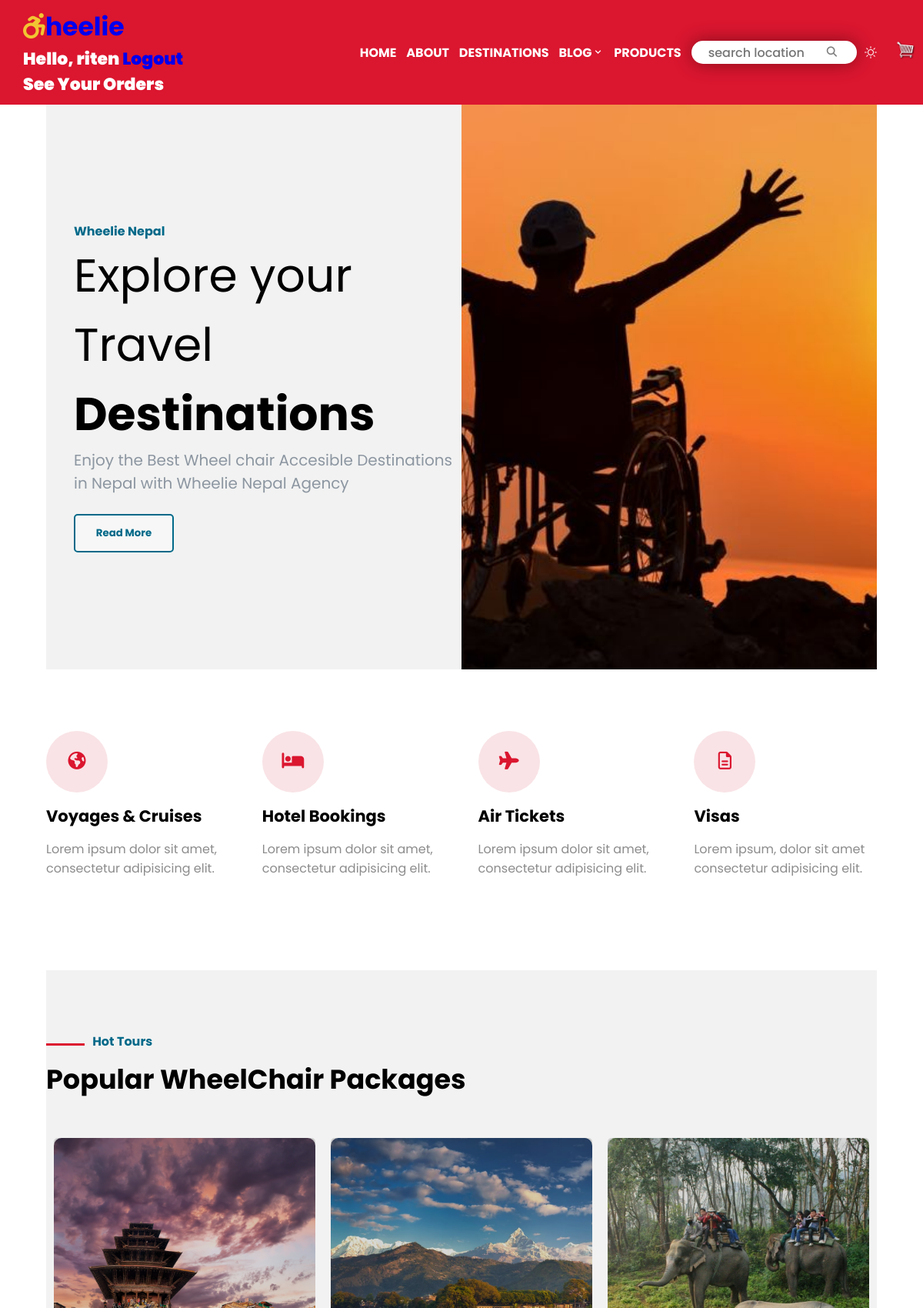
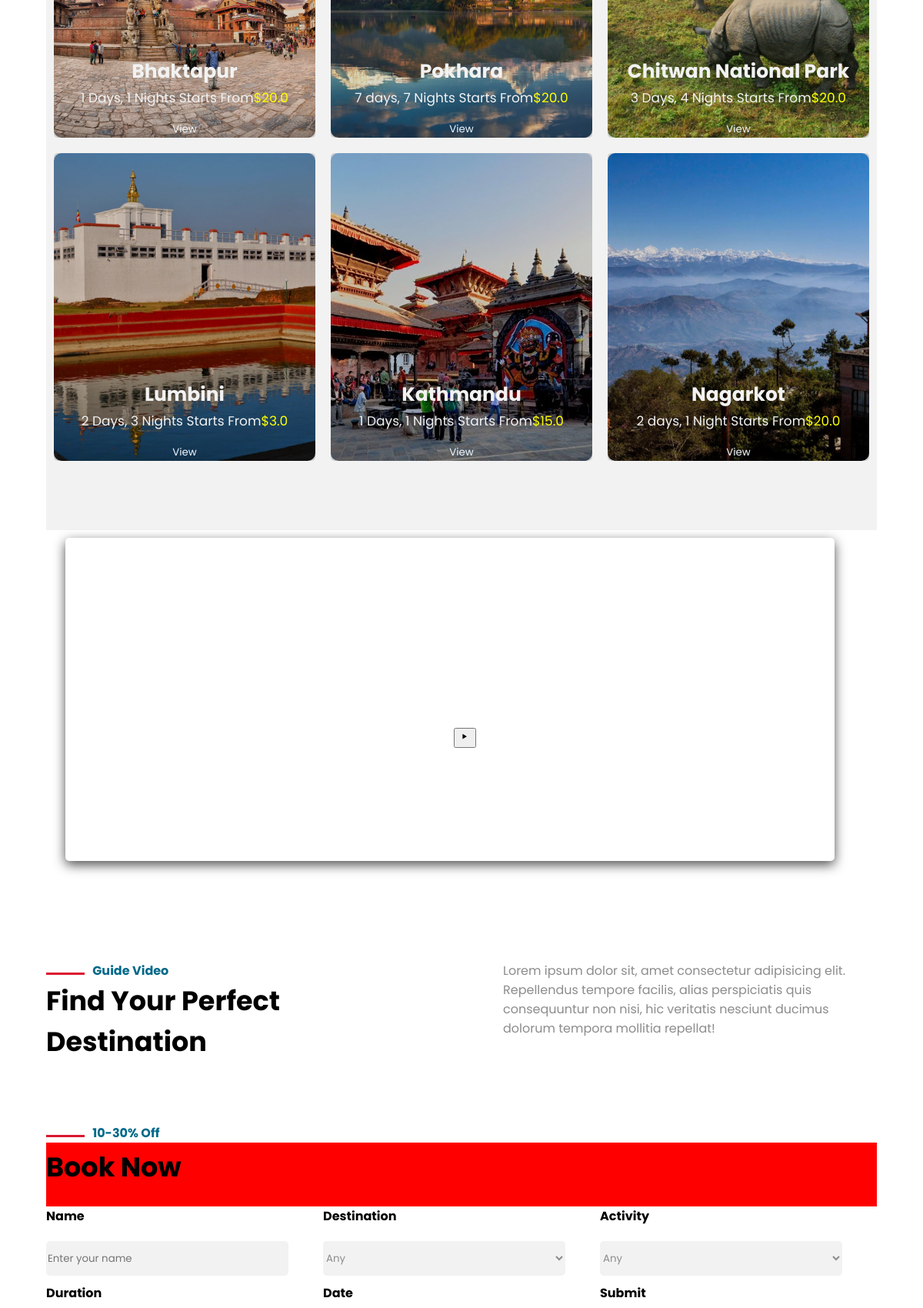
The app's page / (signed in, upper part) with its own data (2 pictures, top to bottom).
### stroll1/models.py (models this page shows, shortened)
class Destination(models.Model):
    id = models.AutoField(primary_key=True)
    name = models.CharField(max_length=100)
    description = models.CharField(max_length=300)
    price = models.FloatField()
    img = models.ImageField(upload_to="pics")
    @property
    def imageUrl(self):
        try:
            url = self.img.url
        except:
            url = ''
        return url

### stroll1/views.py (the view)
# urls.py: path("", views.index, name="home"),
def index(request):
    dests = Destination.objects.all()
    user = request.user
    count = 0
    if Rating.objects.filter(user=user).exists():
         count = 1
    context = {'dests': dests, 'count':count}
    return render(request, 'index.html', context)

### Templates/index.html (shortened to what this page needs)
{% extends 'base.html'%}
{% load static %}
{% static "images" as baseUrl %}
    {%block content%}
    <div class="container2">
        <div class="about" id="about">
            <h4>Wheelie Nepal</h4>
            <h1>Explore your Travel <span>Destinations</span></h1>
            <h3>Enjoy the Best Wheel chair Accesible Destinations in Nepal with Wheelie Nepal Agency</h3>
            <br>
            <button>Read More</button>
        </div>
        <div class="swipe-images">
        </div>
    </div>
    <div class="container3 container">
        <div class="voyage con3">
            <button><i class="fa-solid fa-earth-americas book-icon"></i></button>
            <h2>Voyages & Cruises</h2>
            <p>Lorem ipsum dolor sit amet, consectetur adipisicing elit.</p>
        </div>
        <div class="book con3">
            <button><i class="fa-solid fa-bed book-icon"></i></button>
            <h2>Hotel Bookings</h2>
            <p>Lorem ipsum dolor sit amet, consectetur adipisicing elit.</p>
        </div>
        <div class="ticket con3">
            <button><i class="fa-solid fa-plane book-icon"></i></button>
            <h2>Air Tickets</h2>
            <p>Lorem ipsum dolor sit amet, consectetur adipisicing elit.</p>
        </div>
        <div class="visa con3">
            <button><i class="fa-regular fa-file-lines book-icon"></i></button>
            <h2>Visas</h2>
            <p>Lorem ipsum, dolor sit amet consectetur adipisicing elit.</p>
        </div>
    </div>
    <div class="container4" id="container4">
        <div class="container" id="container">
            <h4><span class="st-line"></span>&nbsp;&nbsp; Hot Tours</h4>
            <h2 class="head2">Popular WheelChair Packages</h2>
            <div class="grid-images">
                {% for dest in dests %}
                <div class="g-img products">
                    <img src="{{dest.imageUrl}}" alt="">
                    <div class="img-text">
                        <h3 class="product-name">{{dest.name}}</h3>
                        <p>{{dest.description}}<a  class="product-price" href="{% url 'payment' dest.id %}"><span style="color:yellow">${{dest.price}}</span></a></p>
                        <div class="rate" style="position:absolute;bottom:0;right:1;">
                            <button style="background: transparent; border-style:none"><a href="{% url 'destination_details' dest.id %}" style="color:aliceblue">View</a></button>
                        </div>
                    </div>
                </div>
                {% endfor %}
            </div>
        </div>
    </div>
    <div class="container5">
        <div class="video-container">
            <div class="video">
                <video aria-label="video" src="static/images/video1.mp4" muted></video>
            </div>
        </div>
        <div id="button"><button aria-label="play-video"><i class='bx bx-play playbutton' ></i></button></div>
    </div>
    <div class="container6 container">
        <div class="head6">
            <h4><span class="st-line"></span>&nbsp;&nbsp; Guide Video</h4>
            <h2 class="head2">Find Your Perfect Destination</h2>
        </div>
        <div class="content6">
            <p>Lorem ipsum dolor sit, amet consectetur adipisicing elit. Repellendus tempore facilis, alias perspiciatis quis consequuntur non nisi, hic veritatis nesciunt ducimus dolorum tempora mollitia repellat!</p>
        </div>
    </div>
    <div class="container7 container">
        <h4><span class="st-line"></span>&nbsp;&nbsp; 10-30% Off</h4>
        <h2 class="head2">Book Now</h2>
        <form id="form">
            <div class="form-div">
                <div class="form-item">
                    <label for="name">Name</label>
                    <input type="text" id="name" name="name" placeholder="Enter your name">
                </div>
                <div class="form-item">
                    <label for="destination">Destination</label>
                    <select name="destination" id="destination">
                        <option value="any">Any</option>
                    </select>
                </div>
                <div class="form-item">
                    <label for="activity">Activity</label>
                    <select name="activity" id="activity">
                        <option value="any">Any</option>
                    </select>
                </div>
                <div class="form-item">
                    <label for="duration">Duration</label>
                </div>
                <div class="form-item">
                    <label for="=date">Date</label>
                </div>
                <div  id="form-button">
                    <label for="submit">Submit</label>
                </div>
            </div>
        </form>
    </div>
    {%endblock %}

### Templates/nav.html (shortened to what this page needs)
{% load static %}
<link rel="stylesheet" href="{% static 'css/style.css' %}">
<link rel="stylesheet" href="https://cdn.jsdelivr.net/npm/bootstrap-icons@1.10.5/font/bootstrap-icons.css">
<div class="container1">
    <div class="title">
        <h2 aria-label="Wheelie logo ."><a href="{% url 'home' %}"><i class="fa-solid fa-wheelchair-move stroll-icon"></i>heelie</a></h2>
        {% if request.user.is_authenticated%}
        <span>Hello, {{request.user}}</span>
        <span><a href="{% url 'logout'%}">Logout</a></span>
        {% endif %}
        <div><a href="{%url 'user-profile'%}" style="list-style:none"><li style="color: white;"> See Your Orders</li></a></div>
    </div>
    <div aria-label="navigation bar with 4 links home about destinations blog contact" role="nav" class="menu">
        <li><a href="{% url 'home' %}">HOME</a></li>
        <li><a href="#">ABOUT</a></li>
        <li><a href="#container4">DESTINATIONS</a></li>
        <li>
            <a href="#">BLOG<i class='bx bx-chevron-down'></i></a>
        </li>
        <li><a href="{% url 'products' %}">PRODUCTS</a></li>
    </div>
        <div class="form">
            <form aria-label="input text for search"  method="get" action="/search">
            <input type="search" placeholder="search location" name="query" id="query" required>
            <button aria-label = "search-button" class="search" type="submit"><i class="fa-solid fa-magnifying-glass glass"></i></button>
            </form>
        </div>
        <span onclick="change_icon()" id="dark" ><i class="bi bi-brightness-high on" id="light"></i></span>
        <div class="from-inline my-2 my-lg-0">
            <a href="{% url 'cart' %}">
                <img id ="cart-icon" src="{% static 'images/cart.png'%}" alt="">
            </a>
        </div>
</div>

### static/css/style.css (style rules this page uses)
* { margin: 0; box-sizing: border-box; font-family: 'Poppins', sans-serif; scroll-behavior: smooth; }
.container1 { background-color: #DB162F; display: flex; padding: 10px; align-items: center; font-weight: bold; }
a { text-decoration: none; }
.title { width: 40%; color: white; font-size: 22px; font-weight: bolder; padding-left: 20px; }
.stroll-icon { color:#F2C532 ; }
.menu { display: flex; width: 40%; justify-content: space-evenly; }
.menu a { text-decoration: none; color: white; }
.menu li { list-style: none; position: relative; }
.container2 { display: flex; cursor: default; }
.about { width: 50%; padding: 19vh 0 19vh 3vw; background-color: #F2F2F2; }
h4 { color: #006989; font-weight: bold; }
.about h1 { font-weight: normal; font-size: 60px; }
.about h1 span { font-weight: bold; }
.about h3 { color: #8C96A1; font-weight: normal; font-size: 20px; }
.about button { background-color: #F7F7F7; color: #006989; height: 50px; width: 130px; border: #006989 2px solid; border-radius: 5px; font-weight: bold; }
.swipe-images { width: 50%; background-image: url("/static/images/wheelie2.jpg"); background-size: cover; background-position: center; }
.container { width: 1080px; margin:0 auto; }
.search { border-style: none; background-color: white; }
.container3 { padding: 10vh 0; display: flex; justify-content: space-between; }
.con3 { width: 22%; }
.glass { color: gray !important; }
.container3 button { height: 80px; width: 80px; border: none; border-radius: 50%; background-color:#F9E3E6; cursor:default; }
.book-icon { color: #DB162F; font-size: 23px; }
.container3 h2 { font-size: 21px; padding: 15px 0; }
.container3 p { color: #8C8C8C; }
.container4 { background-color:#F2F2F2 ; width: 100%; padding: 10vh 0; }
.container4 h4 { padding-bottom: 10px; }
.head2 { font-size: 35px; }
.container4 h2 { padding-bottom: 40px; }
.st-line { display: inline-block; background-color: #DB162F; height: 3px; width: 50px; }
.grid-images { display: flex; flex-wrap: wrap; }
.g-img { border-radius: 10px; width: 340px; height: 400px; position: relative; cursor: pointer; margin: 10px; }
.g-img img { position: absolute; height: 100%; width: 100%; border-radius: 10px; object-fit: cover; }
.img-text { position: absolute; background-color: rgba(0,0,0,0.15); height: 100%; width: 100%; border-radius: 5px ; display: flex; justify-content: center; align-items: center; }
.g-img h3, .g-img p { position: absolute; }
.g-img h3 { top: 70%; color: #F2F2F2; font-size: 25px; padding: 15px; }
.g-img p { top: 80%; color: #F2F2F2; font-size: 17px; padding: 15px; }
.g-img span { color: #F2C532; }
.container6 h2, .container6 h4 { font-weight: bold; }
.container6 { padding: 10vh 0; display: flex; justify-content: space-between; }
.head6, .content6 { width: 45%; }
.content6 { color: #8C8C8C; }
.container7 { padding-bottom: 10vh; }
.container7 h2 { padding: 5px 0 25px 0; background-color: red; }
.container7 select, .container7 input { margin: 20px 0; width: 315px; height: 45px; display: block; border-radius: 5px; border: none; background-color: #F2F2F2; color: #8C8C8C; }
.form-div { display: grid; grid-template-columns: repeat(3,360px); grid-template-rows: repeat(2, 100px); }
label { width: 300px ; font-weight: bold; }
.container5 { margin: 0 auto; position: relative; min-height: 60vh; width: 1050px; }
.container5 .video-container { position: absolute; display: flex; justify-content: center; padding: 10px; z-index: 1; }
.container5 .video { height: 420px; width: 1000px; overflow: hidden; border-radius: 5px; cursor: pointer; box-shadow: 0 5px 15px rgba(0, 0, 0, .7); }
.container5 .video-container .video video { height: 100%; width: 100%; object-fit: cover; transition: .2s linear; z-index: 1; }
.container5 #button { top: 48%; left: 49%; border: none; display: flex; align-items: center; position: absolute; height: 80px; width: 100px; z-index: 999; }
.playbutton { border-radius: 50%; }
.container1 .form form { background-color: white; border-radius: 30px; height: 30px; padding: 1px 20px; display: flex; align-items: center; transition: 0.8s; box-shadow: 0 0 25px 0 rgba(0, 0, 0, 0.4); }
.container1 .form form input { width: 150px; }
.container1 .form form input { background: transparent; outline: none; border: none; font-weight: 500; font-size: 16px; transition: 0.8s; }
.on { margin: 0 10px; color: white !important; }
#cart-icon { width:25px; display: inline-block; margin-left: 15px; }

### records on screen
Destination: imageUrl (picture), name "Bhaktapur", description "1 Days, 1 Nights Starts From", price "20.0"
Destination: imageUrl (picture), name "Pokhara", description "7 days, 7 Nights Starts From", price "20.0"
Destination: imageUrl (picture), name "Chitwan National Park", description "3 Days, 4 Nights Starts From", price "20.0"
Destination: imageUrl (picture), name "Lumbini", description "2 Days, 3 Nights Starts From", price "3.0"
Destination: imageUrl (picture), name "Kathmandu", description "1 Days, 1 Nights Starts From", price "15.0"
Destination: imageUrl (picture), name "Nagarkot", description "2 days, 1 Night Starts From", price "20.0"

### other values on screen
{{ request.user }} "riten"
